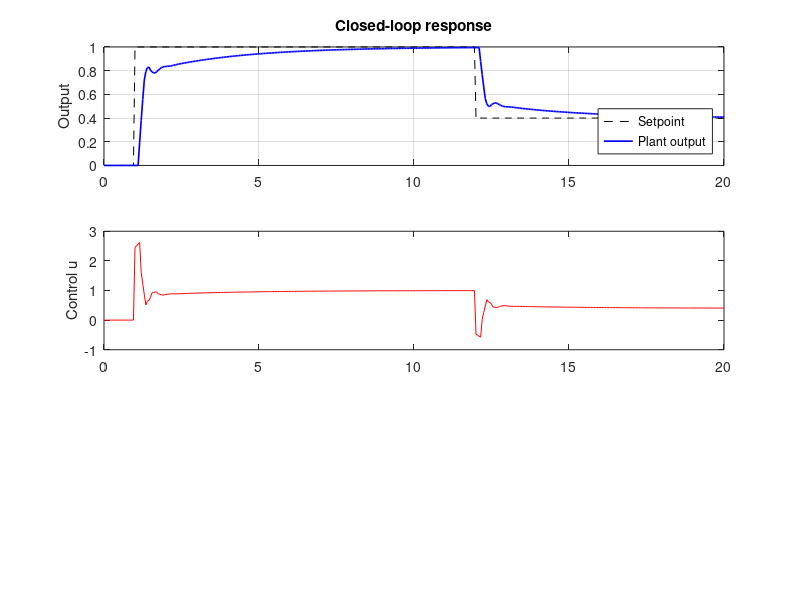

Write the MATLAB code that produced this figure. (Note: this script raises an error after producing the figure.)
%% PID loop with a discrete first-order plant
% Simulates a PID controller tracking a step setpoint on a
% discrete-time first-order plant with a transport delay.
%
% Plant:   y[k+1] = a*y[k] + b*u[k-d]
% Control: PID with derivative on measurement, output saturated.

clear; clc; close all;

%% Parameters
Ts = 0.05;              % sample time [s]
tEnd = 20;              % simulation horizon [s]
t = 0:Ts:tEnd;
N = numel(t);

a = 0.92;               % plant pole
b = 0.08;               % plant gain
delay = 3;              % transport delay in samples

Kp = 2.4;
Ki = 1.1;
Kd = 0.15;
uMin = -5;
uMax = 5;

%% Setpoint: step up at t = 1 s, then step down at t = 12 s
r = zeros(1, N);
r(t >= 1) = 1.0;
r(t >= 12) = 0.4;

%% Preallocate signals
y = zeros(1, N);        % plant output
u = zeros(1, N);        % controller output
e = zeros(1, N);        % tracking error
uP = zeros(1, N);       % proportional term
uI = zeros(1, N);       % integral term
uD = zeros(1, N);       % derivative term

integrator = 0;
prevY = 0;

%% Main loop
for k = 2:N
    e(k) = r(k) - y(k-1);

    uP(k) = Kp * e(k);

    % Integrate with simple anti-windup: only accumulate when unsaturated
    if u(k-1) > uMin && u(k-1) < uMax
        integrator = integrator + Ki * e(k) * Ts;
    end
    uI(k) = integrator;

    % Derivative on measurement to avoid setpoint kick
    uD(k) = -Kd * (y(k-1) - prevY) / Ts;
    prevY = y(k-1);

    uRaw = uP(k) + uI(k) + uD(k);
    u(k) = min(max(uRaw, uMin), uMax);

    % Plant update with transport delay
    if k - delay >= 1
        uDelayed = u(k - delay);
    else
        uDelayed = 0;
    end
    y(k) = a * y(k-1) + b * uDelayed;
end

%% Performance metrics
firstStep = t >= 1 & t < 12;
overshoot = max(0, (max(y(firstStep)) - 1.0) / 1.0) * 100;
fprintf('Overshoot (first step): %.1f %%\n', overshoot);
fprintf('Max |control|: %.2f\n', max(abs(u)));
fprintf('Mean abs error: %.4f\n', mean(abs(e(2:end))));

%% Plots
figure('Name', 'PID loop', 'Color', 'w');

subplot(3, 1, 1);
plot(t, r, 'k--', t, y, 'b', 'LineWidth', 1.2);
ylabel('Output');
legend('Setpoint', 'Plant output', 'Location', 'southeast');
grid on;
title('Closed-loop response');

subplot(3, 1, 2);
plot(t, u, 'r');
ylabel('Control u');
yline(uMax, ':');
yline(uMin, ':');
grid on;

subplot(3, 1, 3);
plot(t, uP, t, uI, t, uD);
xlabel('Time [s]');
ylabel('Terms');
legend('P', 'I', 'D');
grid on;
